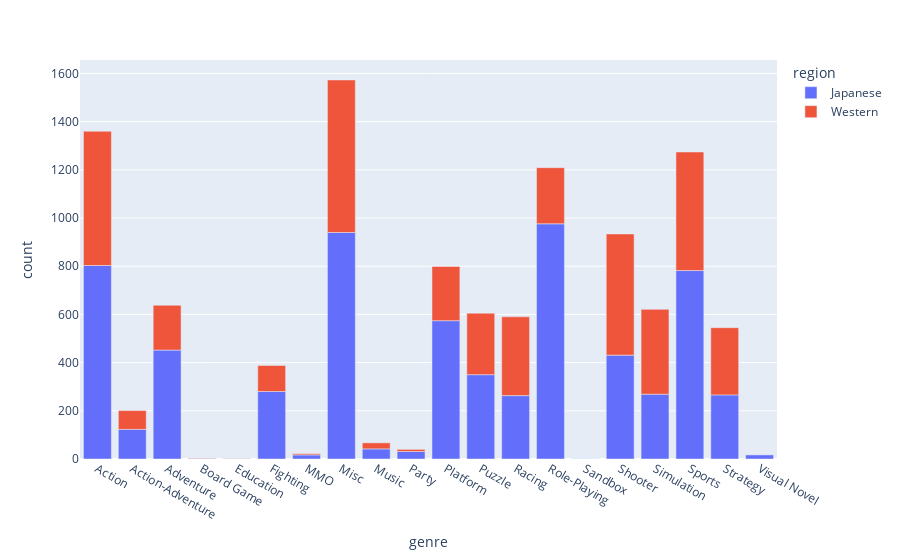

Notebook code for this chart:
### Code cell
plt = px.bar(region_comparison, x='genre', y='count', color='region')
plt.show()

### Figure 1 — Plotly figure (JSON) as saved in the notebook; plotly's stock layout.template omitted (floating-point values rounded to 4 significant figures)
{"data": [{"alignmentgroup": "True", "hovertemplate": "region=Japanese<br>genre=%{x}<br>count=%{y}<extra></extra>", "legendgroup": "Japanese", "marker": {"color": "#636efa", "pattern": {"shape": ""}}, "name": "Japanese", "offsetgroup": "Japanese", "orientation": "v", "showlegend": true, "textposition": "auto", "type": "bar", "x": ["Action", "Action-Adventure", "Adventure", "Board Game", "Education", "Fighting", "MMO", "Misc", "Music", "Party", "Platform", "Puzzle", "Racing", "Role-Playing", "Sandbox", "Shooter", "Simulation", "Sports", "Strategy", "Visual Novel"], "xaxis": "x", "y": [803, 123, 452, 2, 1, 280, 17, 940, 42, 31, 574, 350, 263, 976, 1, 431, 269, 782, 266, 18], "yaxis": "y"}, {"alignmentgroup": "True", "hovertemplate": "region=Western<br>genre=%{x}<br>count=%{y}<extra></extra>", "legendgroup": "Western", "marker": {"color": "#EF553B", "pattern": {"shape": ""}}, "name": "Western", "offsetgroup": "Western", "orientation": "v", "showlegend": true, "textposition": "auto", "type": "bar", "x": ["Action", "Action-Adventure", "Adventure", "Board Game", "Education", "Fighting", "MMO", "Misc", "Music", "Party", "Platform", "Puzzle", "Racing", "Role-Playing", "Sandbox", "Shooter", "Simulation", "Sports", "Strategy", "Visual Novel"], "xaxis": "x", "y": [557, 78, 186, 2, 1, 108, 5, 633, 25, 9, 225, 255, 327, 233, 0, 503, 352, 492, 279, 0], "yaxis": "y"}], "layout": {"barmode": "relative", "legend": {"title": {"text": "region"}, "tracegroupgap": 0}, "margin": {"t": 60}, "xaxis": {"anchor": "y", "domain": [0, 1], "title": {"text": "genre"}}, "yaxis": {"anchor": "x", "domain": [0, 1], "title": {"text": "count"}}}}
